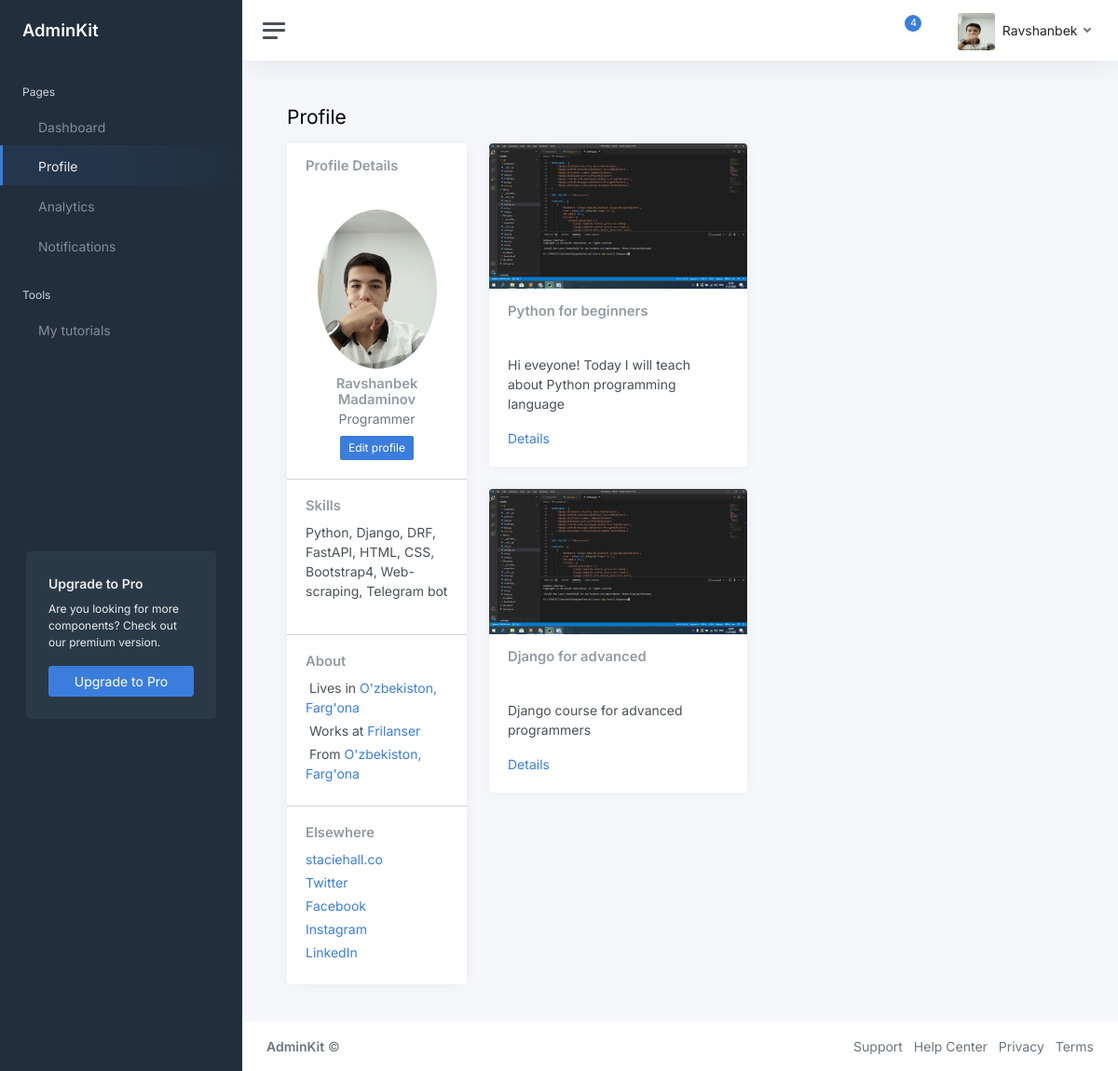
The page /profile/ (signed in) on the database as committed earlier.
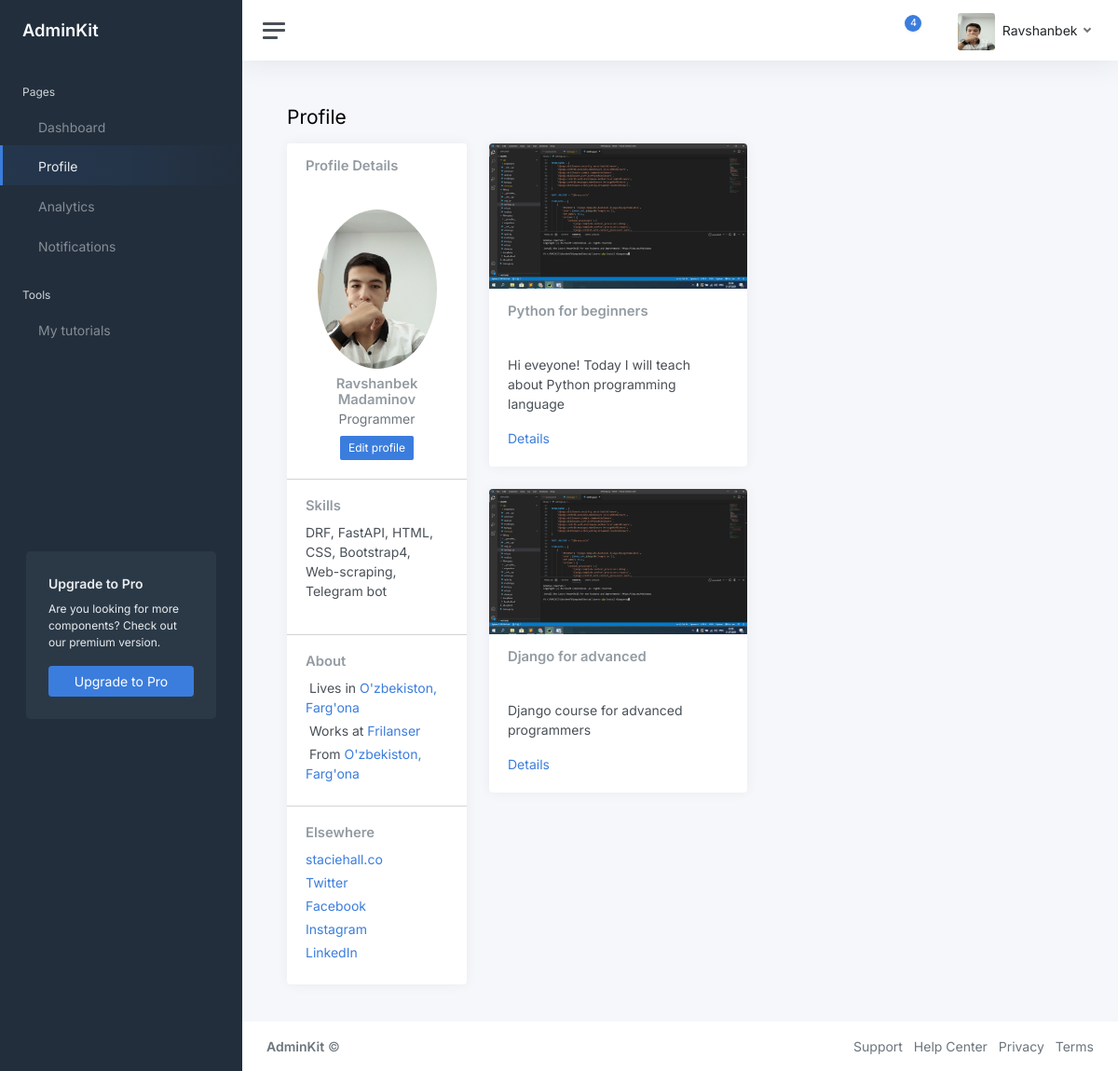
The same page on the database as committed later.
### user/models.py (models this page shows, shortened)
class MainUser(models.Model):
    user = models.ForeignKey(User, on_delete=models.CASCADE)
    first_name = models.CharField(max_length=100)
    last_name = models.CharField(max_length=100)
    birth_address = models.CharField(max_length=110)
    live_address = models.CharField(max_length=110)
    work = models.CharField(max_length=100)
    about = models.TextField(max_length=500)
    photo = models.ImageField(upload_to='users-avatar', default="profile.png")
    login_num = models.PositiveIntegerField(default=0)
    class Meta:
        verbose_name = 'Main User'
        verbose_name_plural = 'Users'

class Skill(models.Model):
    user = models.ForeignKey(MainUser, on_delete=models.CASCADE)
    yonalish = models.ForeignKey(IT, on_delete=models.SET_NULL, null=True, blank=True)
    skills = models.CharField(max_length=400, null=True, blank=True)
    class Meta:
        verbose_name = 'Skill'
        verbose_name_plural = 'Skills'

class IT(models.Model):
    it = models.CharField(max_length=100)
    def __str__(self):
        return self.it
    class Meta:
        verbose_name = "Yo'nalish"
        verbose_name_plural = "Yo'nalishlar"

### base/models.py (models this page shows, shortened)
class Tutorial(models.Model):
    user = models.ForeignKey(MainUser, on_delete=models.SET_NULL, null=True)
    tutorial_name = models.CharField(max_length=150)
    tutorial_description = models.TextField(max_length=200)
    tutorial_photo = models.ImageField(upload_to='tutorial-photos')
    tutorial_views = models.PositiveIntegerField(default=0)
    class Meta:
        verbose_name = 'Tutorial'
        verbose_name_plural = 'More Tutorials'

### base/views.py (the view)
# urls.py: path('profile/',ProfileView.as_view(), name='profile'),
class ProfileView(View):
    def get(self, request):
        mainuser = MainUser.objects.get(user=request.user)
        skills = Skill.objects.get(user=mainuser)
        courses = Tutorial.objects.filter(user=mainuser)
        return render(request, 'pages-profile.html',{'mainuser':mainuser, 'courses':courses, 'skills':skills})

### templates/pages-profile.html (shortened to what this page needs)
{% load static %}
<!DOCTYPE html>
<html lang="en">
<head>
	<link href="{% static 'css/app.css' %}" rel="stylesheet">
</head>
<body>
	{% if user.is_authenticated %}
		<div class="wrapper">
			<nav id="sidebar" class="sidebar js-sidebar">
				<div class="sidebar-content js-simplebar">
					<a class="sidebar-brand" href="index.html">
				<span class="align-middle">AdminKit</span>
			</a>
			<ul class="sidebar-nav">
				<li class="sidebar-header">
					Pages
				</li>
				<li class="sidebar-item">
					<a class="sidebar-link" href="{% url 'home' %}">
			 <span class="align-middle">Dashboard</span>
		</a>
				</li>
				<li class="sidebar-item active">
					<a class="sidebar-link" href="{% url 'profile' %}">
			 <span class="align-middle">Profile</span>
		</a>
				</li>
				<li class="sidebar-item">
					<a class="sidebar-link" href="{% url 'analytic' %}">
			 <span class="align-middle">Analytics</span>
		</a>
				</li>
				<li class="sidebar-item">
					<a class="sidebar-link" href="{% url 'notifications' %}">
			 <span class="align-middle">Notifications</span>
		</a>
				</li>
				<li class="sidebar-header">
					Tools
				</li>
				<li class="sidebar-item">
					<a class="sidebar-link" href="{% url 'tutorial' %}">
			 <span class="align-middle">My tutorials</span>
		</a>
				</li>
			</ul>
					<div class="sidebar-cta">
						<div class="sidebar-cta-content">
							<strong class="d-inline-block mb-2">Upgrade to Pro</strong>
							<div class="mb-3 text-sm">
								Are you looking for more components? Check out our premium version.
							</div>
							<div class="d-grid">
								<a href="upgrade-to-pro.html" class="btn btn-primary">Upgrade to Pro</a>
							</div>
						</div>
					</div>
				</div>
			</nav>
			<div class="main">
				<nav class="navbar navbar-expand navbar-light navbar-bg">
					<a class="sidebar-toggle js-sidebar-toggle">
				<i class="hamburger align-self-center"></i>
			</a>
					<div class="navbar-collapse collapse">
						<ul class="navbar-nav navbar-align">
							<li class="nav-item dropdown">
								<a class="nav-icon dropdown-toggle" href="#" id="alertsDropdown" data-bs-toggle="dropdown">
									<div class="position-relative">
										<span class="indicator">4</span>
									</div>
								</a>
							</li>
							<li class="nav-item dropdown">
								<a class="nav-icon dropdown-toggle" href="#" id="messagesDropdown" data-bs-toggle="dropdown">
								</a>
							</li>
							<li class="nav-item dropdown">
								<a class="nav-link dropdown-toggle d-none d-sm-inline-block" href="#" data-bs-toggle="dropdown">
					<img src="{{ mainuser.photo.url }}" class="avatar img-fluid rounded me-1" alt="Charles Hall" /> <span class="text-dark">{{ mainuser.first_name }}</span>
					</a>
							</li>
						</ul>
					</div>
				</nav>
				<main class="content">
					<div class="container-fluid p-0">
						<div class="mb-3">
							<h1 class="h3 d-inline align-middle">Profile</h1>
						</div>
						<div class="row">
							<div class="col-md-4 col-xl-3">
								<div class="card mb-3">
									<div class="card-header">
										<h5 class="card-title mb-0">Profile Details</h5>
									</div>
									<div class="card-body text-center">
										<img src="{{ mainuser.photo.url }}" alt="{{ mainuser.first_name }}" class="img-fluid rounded-circle mb-2" width="128" height="128" />
										<h5 class="card-title mb-0">{{ mainuser.first_name }} {{ mainuser.last_name }}</h5>
										<div class="text-muted mb-2">{{ skills.yonalish }}</div>
										<div>
											{% if mainuser.user == user %}
												<a class="btn btn-primary btn-sm" href="{% url 'edit-profile' %}">Edit profile</a>
											{% else %}
												<a class="btn btn-primary btn-sm" href="#">Follow</a>
											{% endif %}
										</div>
									</div>
									<hr class="my-0" />
									<div class="card-body">
										<h5 class="h6 card-title">Skills</h5>
										<p>{{ skills.skills }}</p>
									</div>
									<hr class="my-0" />
									<div class="card-body">
										<h5 class="h6 card-title">About</h5>
										<ul class="list-unstyled mb-0">
											<li class="mb-1"> Lives in <a href="#">{{ mainuser.live_address }}</a></li>
											<li class="mb-1"> Works at <a href="#">{{ mainuser.work }}</a></li>
											<li class="mb-1"> From <a href="#">{{ mainuser.birth_address }}</a></li>
										</ul>
									</div>
									<hr class="my-0" />
									<div class="card-body">
										<h5 class="h6 card-title">Elsewhere</h5>
										<ul class="list-unstyled mb-0">
											<li class="mb-1"><a href="#">staciehall.co</a></li>
											<li class="mb-1"><a href="#">Twitter</a></li>
											<li class="mb-1"><a href="#">Facebook</a></li>
											<li class="mb-1"><a href="#">Instagram</a></li>
											<li class="mb-1"><a href="#">LinkedIn</a></li>
										</ul>
									</div>
								</div>
							</div>
							<div class="col-md-8">
								{% for course in courses %}
									<div class="col-12 col-md-6">
										<div class="card">
											<img class="card-img-top" src="{{ course.tutorial_photo.url }}" alt="Unsplash">
											<div class="card-header">
												<h5 class="card-title mb-0">{{ course.tutorial_name }}</h5>
											</div>
											<div class="card-body">
												<p class="card-text">{{ course.tutorial_description }}</p>
												<a href="#" class="card-link">Details</a>
											</div>
										</div>
									</div>
								{% endfor %}
							</div>
						</div>
					</div>
				</main>
				<footer class="footer">
					<div class="container-fluid">
						<div class="row text-muted">
							<div class="col-6 text-start">
								<p class="mb-0">
									<a class="text-muted" href="https://adminkit.io/" target="_blank"><strong>AdminKit</strong></a> &copy;
								</p>
							</div>
							<div class="col-6 text-end">
								<ul class="list-inline">
									<li class="list-inline-item">
										<a class="text-muted" href="https://adminkit.io/" target="_blank">Support</a>
									</li>
									<li class="list-inline-item">
										<a class="text-muted" href="https://adminkit.io/" target="_blank">Help Center</a>
									</li>
									<li class="list-inline-item">
										<a class="text-muted" href="https://adminkit.io/" target="_blank">Privacy</a>
									</li>
									<li class="list-inline-item">
										<a class="text-muted" href="https://adminkit.io/" target="_blank">Terms</a>
									</li>
								</ul>
							</div>
						</div>
					</div>
				</footer>
			</div>
		</div>
	{% else %}
		<a href="{% url 'signup' %}">Register |</a>
		<a href="{% url 'signin' %}">Login</a>
	{% endif %}
</body>
</html>

Rows that differ between the two databases and show on the page:
changed Skill "Programmer": skills "Python, Django, DRF, FastAPI, HTML, CSS, Bootstrap4, Web-scraping, Telegram bot" → "DRF, FastAPI, HTML, CSS, Bootstrap4, Web-scraping, Telegram bot"
